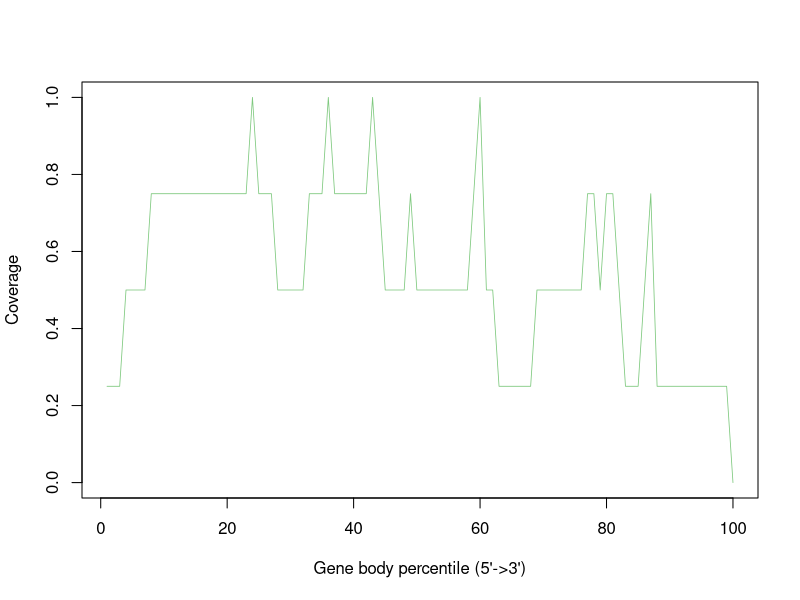

R code for this plot:
Mmus_BAL_TAL_LRTN_FLT_Rep2_F7_Aligned.sortedByCoord_sorted.out <- c(0.25,0.25,0.25,0.5,0.5,0.5,0.5,0.75,0.75,0.75,0.75,0.75,0.75,0.75,0.75,0.75,0.75,0.75,0.75,0.75,0.75,0.75,0.75,1.0,0.75,0.75,0.75,0.5,0.5,0.5,0.5,0.5,0.75,0.75,0.75,1.0,0.75,0.75,0.75,0.75,0.75,0.75,1.0,0.75,0.5,0.5,0.5,0.5,0.75,0.5,0.5,0.5,0.5,0.5,0.5,0.5,0.5,0.5,0.75,1.0,0.5,0.5,0.25,0.25,0.25,0.25,0.25,0.25,0.5,0.5,0.5,0.5,0.5,0.5,0.5,0.5,0.75,0.75,0.5,0.75,0.75,0.5,0.25,0.25,0.25,0.5,0.75,0.25,0.25,0.25,0.25,0.25,0.25,0.25,0.25,0.25,0.25,0.25,0.25,0.0)


pdf("Mmus_BAL-TAL_LRTN_FLT_Rep2_F7.geneBodyCoverage.curves.pdf")
x=1:100
icolor = colorRampPalette(c("#7fc97f","#beaed4","#fdc086","#ffff99","#386cb0","#f0027f"))(1)
plot(x,Mmus_BAL_TAL_LRTN_FLT_Rep2_F7_Aligned.sortedByCoord_sorted.out,type='l',xlab="Gene body percentile (5'->3')", ylab="Coverage",lwd=0.8,col=icolor[1])
dev.off()
